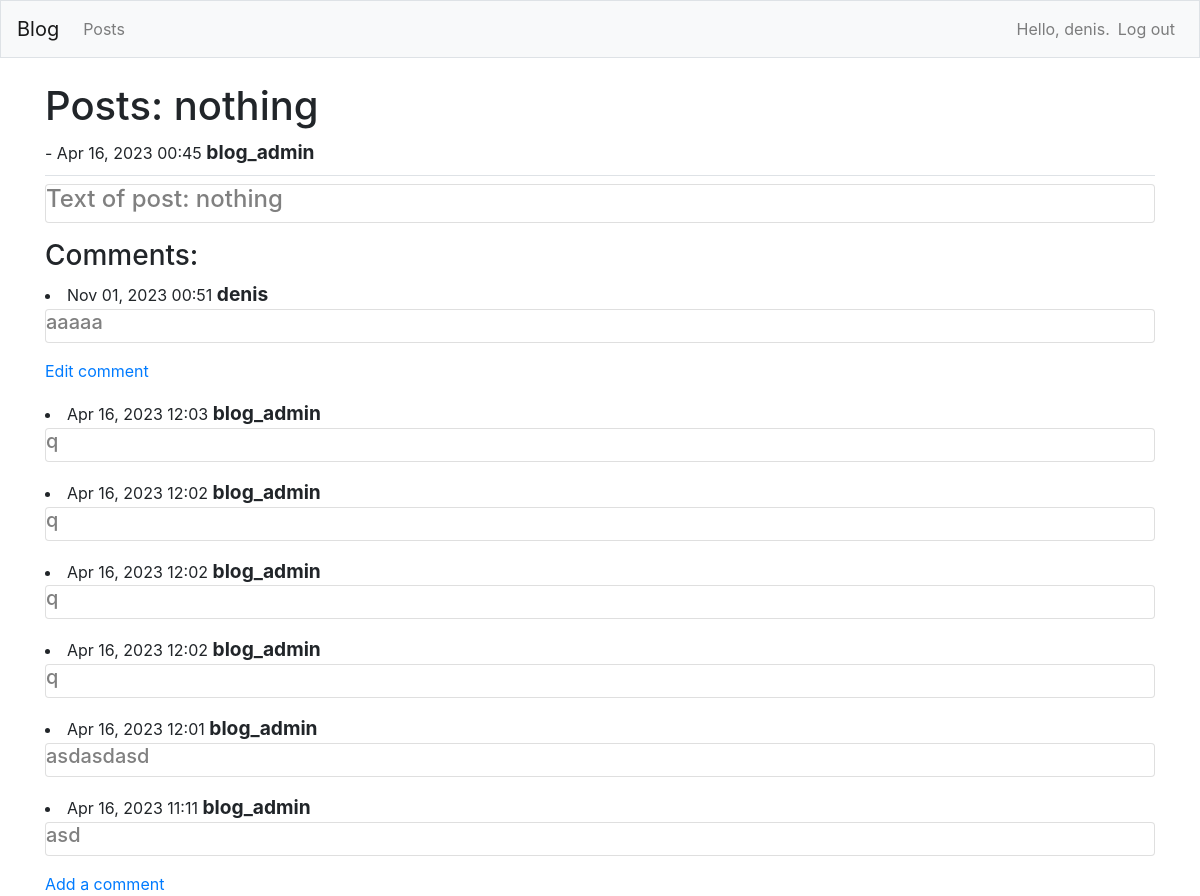
The app's page /posts/4 (signed in) with its own data.
### blogs/models.py (models this page shows)
class BlogPost(models.Model):
    title = models.CharField(max_length=200)
    text = models.TextField()
    date_added = models.DateTimeField(auto_now_add=True)
    owner = models.ForeignKey(User, on_delete=models.CASCADE)

class Comment(models.Model):
    post = models.ForeignKey(BlogPost, on_delete=models.CASCADE)
    text = models.TextField()
    date_added = models.DateTimeField(auto_now_add=True)
    owner = models.ForeignKey(User, on_delete=models.CASCADE)

### blogs/views.py (the view)
# urls.py: path('posts/<int:post_id>', views.post, name='post'),
@login_required
def post(request, post_id):
    post = BlogPost.objects.get(id=post_id)
    comments = post.comment_set.order_by('-date_added')
    context = {'post': post, 'comments': comments}
    return render(request, 'blogs/post.html', context)

### blogs/templates/blogs/post.html (shortened to what this page needs)
{% extends "blogs/base.html" %}
{% block page_header %}
    <h1>Posts: {{ post.title }}</h1> - {{ post.date_added|date:'M d, Y H:i' }} <big><b>{{ post.owner }}</big></b>
{% endblock page_header %}
{% block content %}
    <div class="card mb-3">
        <h4 style="color:gray;">Text of post: {{ post.text }}</h4>
    </div>
    <h3>Comments:</h3>
    {% for comment in comments %}
        <li>{{ comment.date_added|date:'M d, Y H:i' }} <big><b>{{ comment.owner }}</big></b>
            <div class="card mb-3">
                <h5 style="color:gray;">{{ comment.text }}</h5>
            </div>
            {% if comment.owner == user %}
                <p><a href="{% url 'blogs:edit_comment' comment.id %}">Edit comment</a></p>
            {% endif %}
        </li>
    {% empty %}
        <li>There are no comments have been added yet.</li>
    {% endfor %}
    <a href="{% url 'blogs:new_comment' post.id %}">Add a comment</a>
{% endblock content %}

### blogs/templates/blogs/base.html (shortened to what this page needs)
{% load bootstrap4 %}
<!doctype html>
<html lang="en">
    <head>
        {% bootstrap_css %}
    </head>
    <body>
        <nav class="navbar navbar-expand-md navbar-light bg-light mb-4 border">
            <a class="navbar-brand" href="{% url 'blogs:index' %}">Blog</a>
        <div class="collapse navbar-collapse" id="navbarCollapse">
            <ul class="navbar-nav mr-auto">
                <li class="nav-item">
                    <a class="nav-link" href="{% url 'blogs:posts' %}">Posts</a>
                </li>
            </ul>
            <ul class="navbar-nav ml-auto">
                {% if user.is_authenticated %}
                    <li class="nav-item">
                        <span class="navbar-text">Hello, {{ user.username }}.</span>
                    </li>
                    <li class="nav-item">
                        <a class="nav-link" href="{% url 'users:logout' %}">Log out</a>
                    </li>
                {% endif %}
            </ul>
        </div>
        </nav>
        <main role="main" class="container">
            <div class="pb-2 mb-2 border-bottom">
                {% block page_header %}{% endblock page_header %}
            </div>
            <div>
                {% block content %}{% endblock content %}
            </div>
        </main>
    </body>
</html>

### records on screen
BlogPost: title "nothing", date_added "Apr 16, 2023 00:45", owner "blog_admin", text "nothing"
Comment: date_added "Nov 01, 2023 00:51", owner "denis", text "aaaaa", shows "Edit comment"
Comment: date_added "Apr 16, 2023 12:03", owner "blog_admin", text "q"
Comment: date_added "Apr 16, 2023 12:02", owner "blog_admin", text "q"
Comment: date_added "Apr 16, 2023 12:02", owner "blog_admin", text "q"
Comment: date_added "Apr 16, 2023 12:02", owner "blog_admin", text "q"
Comment: date_added "Apr 16, 2023 12:01", owner "blog_admin", text "asdasdasd"
Comment: date_added "Apr 16, 2023 11:11", owner "blog_admin", text "asd"

### other values on screen
{{ user.username }} "denis"
